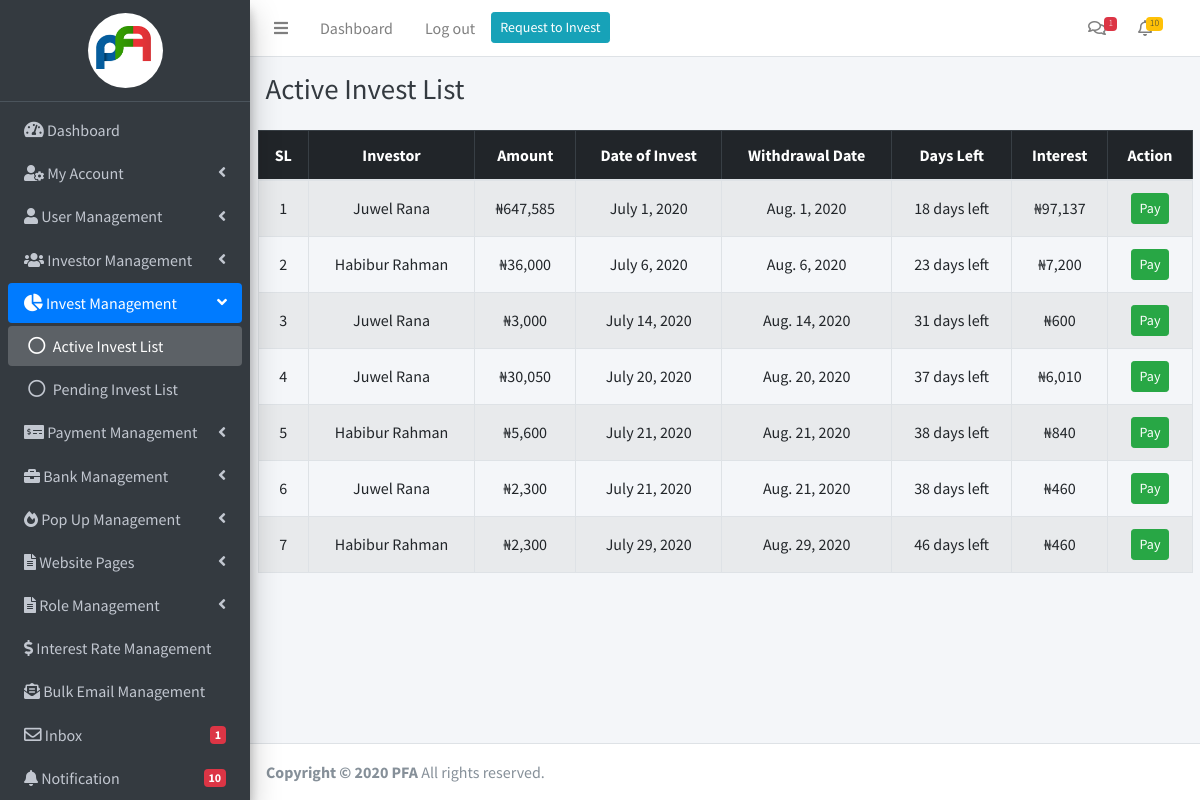
Screenshot of /investor/invests/all-active-invest-list (signed in) with the database file from the repository.
### investor/models.py (models this page shows, shortened)
class Invest(models.Model):
    investor = models.ForeignKey(Investor, on_delete=models.CASCADE)
    amount_to_invest = models.BigIntegerField()
    expected_interest = models.BigIntegerField()
    date_of_invest = models.DateTimeField()
    withdraw_date = models.DateTimeField(auto_now_add=False)
    payment_status = models.BooleanField(default=False)
    status = models.BooleanField(default=False)
    timestamp = models.DateTimeField(auto_now_add=True)
    reinvest_status = models.BooleanField(default=False)
    widthdrawn_status = models.BooleanField(default=False)
    delete_status = models.BooleanField(default=False)
    email_send_status = models.BooleanField(default=False)
    class Meta:
        verbose_name = "Invest"
        verbose_name_plural ="Invests"

class Investor(models.Model):
    username = models.CharField(max_length=150)
    password = models.CharField(max_length=100)
    first_name = models.CharField(max_length=150)
    last_name = models.CharField(max_length=150)
    email= models.EmailField(max_length=254)
    phone = models.CharField(max_length=13)
    address = models.TextField()
    bank_name = models.ForeignKey(Bank, on_delete=models.CASCADE)
    account_number = models.BigIntegerField()
    agree_to_invest = models.BooleanField(default=True)
    status = models.BooleanField(default=False)
    class Meta:
        verbose_name = "Investor"
        verbose_name_plural = "Investors"

### investor/decorators.py (the view)
    def wrapper_func(request, *args, **kwargs):
        try:
            if request.user.is_authenticated or request.session['editor'] :
                return view_func(request, *args, **kwargs)
            else:
                messages.warning(request, "You must be login before view the page")
                return redirect('investor:admin_login')
        except:
            return redirect('investor:admin_login')

### investor/templatetags/extra_tags.py (called while the page is built)
@register.filter
def days_remaining(id):
    invests = Invest.objects.get(id=id)
    remaing_day = datetime.date(invests.withdraw_date) - datetime.now().date()
    remaing_day = remaing_day.days
    return remaing_day

@register.filter
def coma_separator_value(value):
    return("{:,}".format(value))

@register.filter
def investor_notifications(id):
    notications = Notification.objects.filter(investor_id=id, is_view=False, for_admin=False).count()
    if notications > 0:
        return notications
    else:
        return ""

@register.filter
def admin_notifications(self):
    notications = Notification.objects.filter(is_view=False, for_admin=True).count()
    if notications:
        return notications
    else:
        return ""

@register.filter
def admin_notification_list(self):
    notication_list = Notification.objects.filter(is_view=False, for_admin=True).order_by('-date')[0:7]
    if notication_list:
        return notication_list

@register.filter
def show_unread_admin_message(id):
    unread_messages = Message.objects.filter(status=True, is_view_admin=False).count()
    if unread_messages:
        return unread_messages

@register.filter
def show_unread_investor_message(id):
    unread_messages = Message.objects.filter(investor_id = id,is_view_investor=False,is_admin=True).count()
    if unread_messages:
        return unread_messages

@register.filter
def user_has_access(id,access_name):
    user_access = Editor.objects.filter(id=id, role__access__has_access=access_name)
    if user_access.exists():
        return True
    else:
        return False

### investor/views.py (called while the page is built)
@editor_admin_login_required
def all_active_invest_list(request):
    active_invest = Invest.objects.filter(status=True, payment_status=False,reinvest_status=False).order_by('withdraw_date')
    context = {
        'active_invest_list':active_invest
    }
    return render(request, 'dashboard/all_active_invest_list.html',context)

### templates/dashboard/all_active_invest_list.html (shortened to what this page needs)
{% extends 'dashboard/base/base.html' %}
{% load extra_tags %}
{% load humanize %}
{% block d-content %}
<div class="content-header">
    <div class="container-fluid">
      <div class="row mb-2">
        <div class="col-12">
          <h1 class="m-0 text-dark">Active Invest List</h1>
        </div>
      </div>
    </div>
  </div>
<section class="invest_request_area">
    <div class="container-fluid">
        <div class="row">
            <div class="col-12">
                <table class="table table-bordered table-striped">
                    <thead class="table-dark text-center">
                      <th>SL</th>
                      <th>Investor</th>
                      <th>Amount</th>
                      <th>Date of Invest</th>
                      <th>Withdrawal Date</th>
                      <th>Days Left</th>
                      <th>Interest</th>
                      {% if request.user.is_authenticated or request.session.editor|user_has_access:"Can Pay"%}
                      <th>Action</th>
                      {% endif %}
                    </thead>
                    <tbody class="text-center">
                      {% for item in active_invest_list %}
                      <tr>
                        <td class=" align-middle">{{forloop.counter}}</td>
                        <td class=" align-middle">{{item.investor.first_name}} {{item.investor.last_name}}</td>
                        <td class=" align-middle">₦{{item.amount_to_invest|coma_separator_value}}</td>
                        <td class=" align-middle">{{item.date_of_invest |date}}</td>
                        <td class=" align-middle">{{item.withdraw_date |date}}</td>
                        <td class=" align-middle">{{item.id|days_remaining}} days left</td>
                        <td class=" align-middle">₦{{item.expected_interest | coma_separator_value}}</td>
                        {% if request.user.is_authenticated or request.session.editor|user_has_access:"Can Pay"%}
                        <td class=" align-middle">
                          <button class="btn btn-sm btn-success" data-toggle="modal" data-target="#pay-{{item.id}}">Pay</button>
                        </td>
                      {% endif %}
                      </tr>
                      {% endfor %}
                    </tbody>
                  </table>
            </div>
        </div>
    </div>
</section>
{% endblock d-content %}

### rows the page displays
Invest: investor.first_name "Juwel", investor.last_name "Rana", amount_to_invest|coma_separator_value "647,585", date_of_invest "July 1, 2020", withdraw_date "Aug. 1, 2020", id|days_remaining "18", expected_interest|coma_separator_value "97,137"
Invest: investor.first_name "Habibur", investor.last_name "Rahman", amount_to_invest|coma_separator_value "36,000", date_of_invest "July 6, 2020", withdraw_date "Aug. 6, 2020", id|days_remaining "23", expected_interest|coma_separator_value "7,200"
Invest: investor.first_name "Juwel", investor.last_name "Rana", amount_to_invest|coma_separator_value "3,000", date_of_invest "July 14, 2020", withdraw_date "Aug. 14, 2020", id|days_remaining "31", expected_interest|coma_separator_value "600"
Invest: investor.first_name "Juwel", investor.last_name "Rana", amount_to_invest|coma_separator_value "30,050", date_of_invest "July 20, 2020", withdraw_date "Aug. 20, 2020", id|days_remaining "37", expected_interest|coma_separator_value "6,010"
Invest: investor.first_name "Habibur", investor.last_name "Rahman", amount_to_invest|coma_separator_value "5,600", date_of_invest "July 21, 2020", withdraw_date "Aug. 21, 2020", id|days_remaining "38", expected_interest|coma_separator_value "840"
Invest: investor.first_name "Juwel", investor.last_name "Rana", amount_to_invest|coma_separator_value "2,300", date_of_invest "July 21, 2020", withdraw_date "Aug. 21, 2020", id|days_remaining "38", expected_interest|coma_separator_value "460"
Invest: investor.first_name "Habibur", investor.last_name "Rahman", amount_to_invest|coma_separator_value "2,300", date_of_invest "July 29, 2020", withdraw_date "Aug. 29, 2020", id|days_remaining "46", expected_interest|coma_separator_value "460"

### other values shown
{{ admin_message|show_unread_admin_message }} "1"
{{ admin_notification|admin_notifications }} "10"
